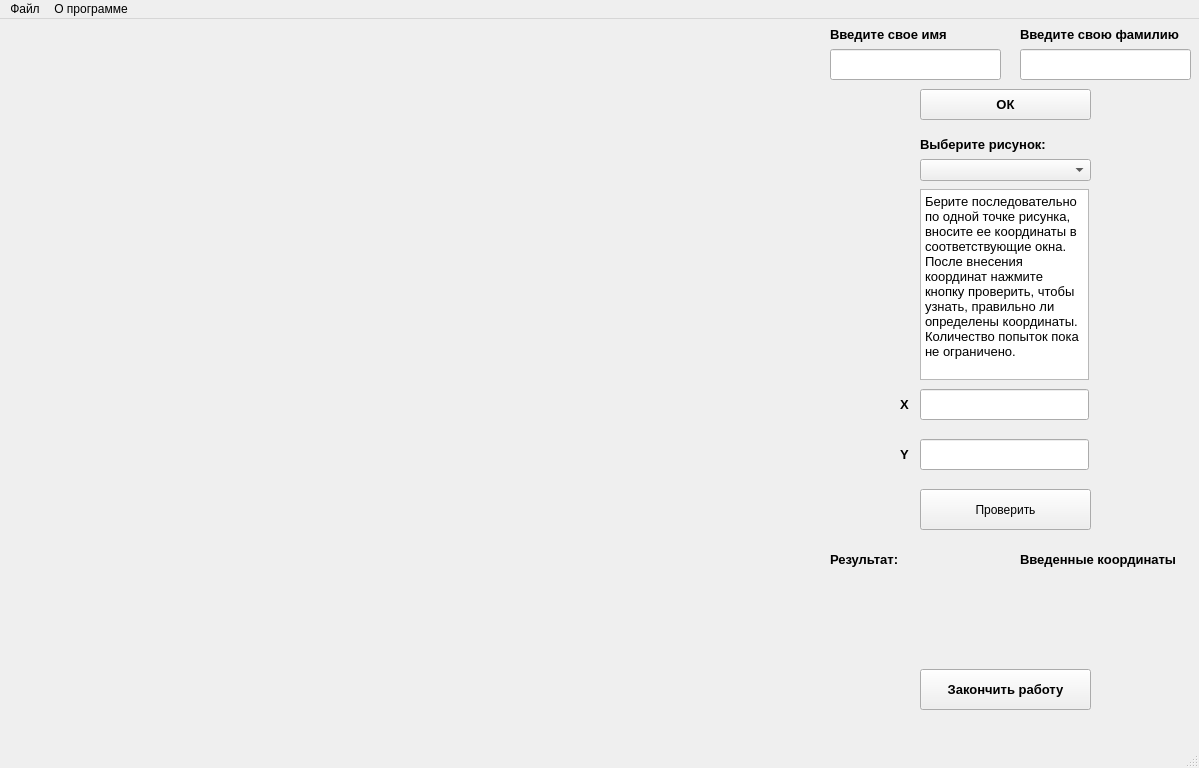
<?xml version="1.0" encoding="UTF-8"?>
<ui version="4.0">
 <class>MainWindow</class>
 <widget class="QMainWindow" name="MainWindow">
  <property name="geometry">
   <rect>
    <x>0</x>
    <y>0</y>
    <width>1199</width>
    <height>768</height>
   </rect>
  </property>
  <property name="minimumSize">
   <size>
    <width>1024</width>
    <height>768</height>
   </size>
  </property>
  <property name="maximumSize">
   <size>
    <width>1300</width>
    <height>900</height>
   </size>
  </property>
  <property name="windowTitle">
   <string>Тренажер Координатная плоскость</string>
  </property>
  <property name="layoutDirection">
   <enum>Qt::LeftToRight</enum>
  </property>
  <widget class="QWidget" name="centralwidget">
   <widget class="QPushButton" name="pushButton">
    <property name="geometry">
     <rect>
      <x>920</x>
      <y>470</y>
      <width>171</width>
      <height>41</height>
     </rect>
    </property>
    <property name="text">
     <string>Проверить</string>
    </property>
   </widget>
   <widget class="QLineEdit" name="lineEdit">
    <property name="geometry">
     <rect>
      <x>920</x>
      <y>420</y>
      <width>169</width>
      <height>31</height>
     </rect>
    </property>
   </widget>
   <widget class="QLineEdit" name="lineEdit_2">
    <property name="geometry">
     <rect>
      <x>920</x>
      <y>370</y>
      <width>169</width>
      <height>31</height>
     </rect>
    </property>
   </widget>
   <widget class="QLabel" name="label">
    <property name="geometry">
     <rect>
      <x>900</x>
      <y>370</y>
      <width>20</width>
      <height>31</height>
     </rect>
    </property>
    <property name="font">
     <font>
      <pointsize>10</pointsize>
      <weight>75</weight>
      <bold>true</bold>
     </font>
    </property>
    <property name="text">
     <string>X</string>
    </property>
   </widget>
   <widget class="QLabel" name="label_2">
    <property name="geometry">
     <rect>
      <x>900</x>
      <y>420</y>
      <width>16</width>
      <height>31</height>
     </rect>
    </property>
    <property name="font">
     <font>
      <pointsize>10</pointsize>
      <weight>75</weight>
      <bold>true</bold>
     </font>
    </property>
    <property name="text">
     <string>Y</string>
    </property>
   </widget>
   <widget class="QTextBrowser" name="textBrowser">
    <property name="geometry">
     <rect>
      <x>920</x>
      <y>170</y>
      <width>169</width>
      <height>191</height>
     </rect>
    </property>
    <property name="html">
     <string>&lt;!DOCTYPE HTML PUBLIC &quot;-//W3C//DTD HTML 4.0//EN&quot; &quot;http://www.w3.org/TR/REC-html40/strict.dtd&quot;&gt;
&lt;html&gt;&lt;head&gt;&lt;meta name=&quot;qrichtext&quot; content=&quot;1&quot; /&gt;&lt;style type=&quot;text/css&quot;&gt;
p, li { white-space: pre-wrap; }
&lt;/style&gt;&lt;/head&gt;&lt;body style=&quot; font-family:'MS Shell Dlg 2'; font-size:8.25pt; font-weight:400; font-style:normal;&quot;&gt;
&lt;p style=&quot; margin-top:0px; margin-bottom:0px; margin-left:0px; margin-right:0px; -qt-block-indent:0; text-indent:0px;&quot;&gt;&lt;span style=&quot; font-size:10pt;&quot;&gt;Берите последовательно по одной точке рисунка, вносите ее координаты в соответствующие окна. После внесения координат нажмите кнопку проверить, чтобы узнать, правильно ли определены координаты. Количество попыток пока не ограничено.&lt;/span&gt;&lt;/p&gt;&lt;/body&gt;&lt;/html&gt;</string>
    </property>
   </widget>
   <widget class="QLabel" name="label_3">
    <property name="geometry">
     <rect>
      <x>830</x>
      <y>530</y>
      <width>161</width>
      <height>20</height>
     </rect>
    </property>
    <property name="font">
     <font>
      <pointsize>10</pointsize>
      <weight>75</weight>
      <bold>true</bold>
     </font>
    </property>
    <property name="text">
     <string>Результат:</string>
    </property>
   </widget>
   <widget class="QLabel" name="label_4">
    <property name="geometry">
     <rect>
      <x>1020</x>
      <y>0</y>
      <width>171</width>
      <height>31</height>
     </rect>
    </property>
    <property name="font">
     <font>
      <pointsize>10</pointsize>
      <weight>75</weight>
      <bold>true</bold>
     </font>
    </property>
    <property name="text">
     <string>Введите свою фамилию</string>
    </property>
   </widget>
   <widget class="QLineEdit" name="lineEdit_3">
    <property name="geometry">
     <rect>
      <x>1020</x>
      <y>30</y>
      <width>171</width>
      <height>31</height>
     </rect>
    </property>
   </widget>
   <widget class="QLabel" name="label_5">
    <property name="geometry">
     <rect>
      <x>830</x>
      <y>0</y>
      <width>171</width>
      <height>31</height>
     </rect>
    </property>
    <property name="font">
     <font>
      <pointsize>10</pointsize>
      <weight>75</weight>
      <bold>true</bold>
     </font>
    </property>
    <property name="text">
     <string>Введите свое имя</string>
    </property>
   </widget>
   <widget class="QLineEdit" name="lineEdit_4">
    <property name="geometry">
     <rect>
      <x>830</x>
      <y>30</y>
      <width>171</width>
      <height>31</height>
     </rect>
    </property>
   </widget>
   <widget class="QLabel" name="label_6">
    <property name="geometry">
     <rect>
      <x>920</x>
      <y>110</y>
      <width>171</width>
      <height>31</height>
     </rect>
    </property>
    <property name="font">
     <font>
      <pointsize>10</pointsize>
      <weight>75</weight>
      <bold>true</bold>
     </font>
    </property>
    <property name="text">
     <string>Выберите рисунок:</string>
    </property>
   </widget>
   <widget class="QComboBox" name="comboBox">
    <property name="geometry">
     <rect>
      <x>920</x>
      <y>140</y>
      <width>171</width>
      <height>22</height>
     </rect>
    </property>
   </widget>
   <widget class="QPushButton" name="pushButton_2">
    <property name="geometry">
     <rect>
      <x>920</x>
      <y>650</y>
      <width>171</width>
      <height>41</height>
     </rect>
    </property>
    <property name="font">
     <font>
      <pointsize>10</pointsize>
      <weight>75</weight>
      <bold>true</bold>
     </font>
    </property>
    <property name="text">
     <string>Закончить работу</string>
    </property>
   </widget>
   <widget class="QLabel" name="label_7">
    <property name="geometry">
     <rect>
      <x>40</x>
      <y>10</y>
      <width>700</width>
      <height>700</height>
     </rect>
    </property>
    <property name="minimumSize">
     <size>
      <width>600</width>
      <height>600</height>
     </size>
    </property>
    <property name="maximumSize">
     <size>
      <width>1000</width>
      <height>1000</height>
     </size>
    </property>
    <property name="sizeIncrement">
     <size>
      <width>10</width>
      <height>10</height>
     </size>
    </property>
    <property name="baseSize">
     <size>
      <width>800</width>
      <height>600</height>
     </size>
    </property>
    <property name="text">
     <string/>
    </property>
   </widget>
   <widget class="QLabel" name="label_8">
    <property name="geometry">
     <rect>
      <x>830</x>
      <y>550</y>
      <width>151</width>
      <height>71</height>
     </rect>
    </property>
    <property name="text">
     <string/>
    </property>
   </widget>
   <widget class="QLabel" name="label_9">
    <property name="geometry">
     <rect>
      <x>1020</x>
      <y>550</y>
      <width>151</width>
      <height>71</height>
     </rect>
    </property>
    <property name="text">
     <string/>
    </property>
   </widget>
   <widget class="QLabel" name="label_10">
    <property name="geometry">
     <rect>
      <x>1020</x>
      <y>530</y>
      <width>161</width>
      <height>20</height>
     </rect>
    </property>
    <property name="font">
     <font>
      <pointsize>10</pointsize>
      <weight>75</weight>
      <bold>true</bold>
     </font>
    </property>
    <property name="text">
     <string>Введенные координаты</string>
    </property>
   </widget>
   <widget class="QPushButton" name="pushButton_3">
    <property name="geometry">
     <rect>
      <x>920</x>
      <y>70</y>
      <width>171</width>
      <height>31</height>
     </rect>
    </property>
    <property name="font">
     <font>
      <pointsize>10</pointsize>
      <weight>75</weight>
      <bold>true</bold>
     </font>
    </property>
    <property name="text">
     <string>ОК</string>
    </property>
   </widget>
  </widget>
  <widget class="QStatusBar" name="statusbar"/>
  <widget class="QMenuBar" name="menuBar">
   <property name="geometry">
    <rect>
     <x>0</x>
     <y>0</y>
     <width>1199</width>
     <height>21</height>
    </rect>
   </property>
   <widget class="QMenu" name="menu">
    <property name="title">
     <string>Файл</string>
    </property>
    <addaction name="action_2"/>
    <addaction name="action_3"/>
    <addaction name="action_5"/>
   </widget>
   <widget class="QMenu" name="menu_2">
    <property name="title">
     <string>О программе</string>
    </property>
    <addaction name="action_6"/>
   </widget>
   <addaction name="menu"/>
   <addaction name="menu_2"/>
  </widget>
  <action name="action">
   <property name="text">
    <string>Открыть файл</string>
   </property>
  </action>
  <action name="action_2">
   <property name="text">
    <string>Добавить файл</string>
   </property>
  </action>
  <action name="action_3">
   <property name="text">
    <string>Удалить файл</string>
   </property>
  </action>
  <action name="action_4">
   <property name="text">
    <string>Сохранить рисунок</string>
   </property>
  </action>
  <action name="action_5">
   <property name="text">
    <string>Получить данные</string>
   </property>
  </action>
  <action name="action_6">
   <property name="text">
    <string>Информация о проекте</string>
   </property>
  </action>
 </widget>
 <resources/>
 <connections/>
</ui>
